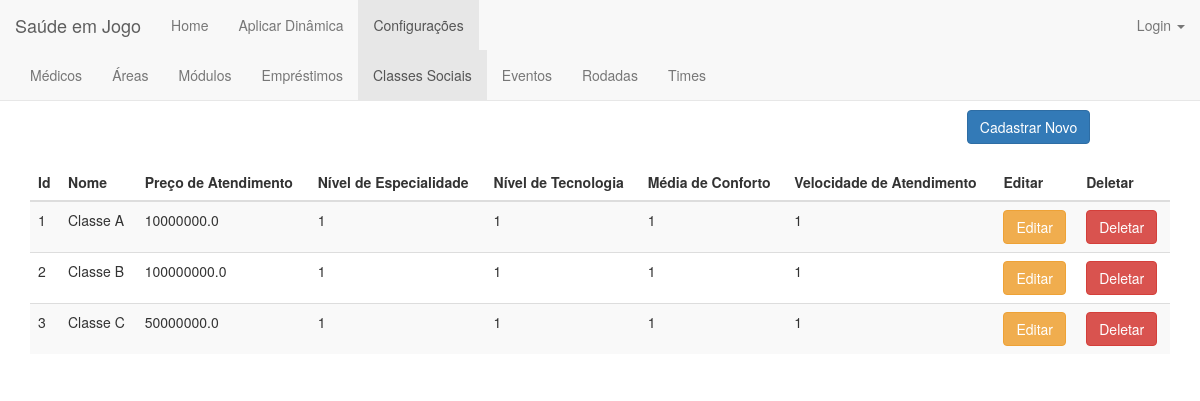
The app's page /classe_social/ with its own data.
### jogo/models.py (models this page shows)
class Classe_Social(models.Model):
    classificacao = ((1, '1'), (2, '2'), (3, '3'))
    nome = models.CharField(max_length=200)
    preco_atendimento = models.FloatField(validators=[MinValueValidator(0.0)])
    nivel_especialidade = models.FloatField(validators=[MinValueValidator(0.0), MaxValueValidator(3.0)])
    nivel_tecnologia = models.FloatField(validators=[MinValueValidator(0.0), MaxValueValidator(3.0)])
    media_conforto = models.FloatField(validators=[MinValueValidator(0.0), MaxValueValidator(3.0)])
    velocidade_atendimento = models.FloatField(validators=[MinValueValidator(0.0), MaxValueValidator(3.0)])

### jogo/views.py (the view)
# urls.py: url(r'^classe_social/$', views.classe_social_index, name='classe_social_index'),
def classe_social_index(request):
    classes = Classe_Social.objects.order_by('id')
    return render(request, 'classe_social/classe_social_index.html', {'classes':classes})

### jogo/templates/classe_social/classe_social_index.html (shortened to what this page needs)
{% extends 'jogo/base_configuracoes.html' %}
{% block classe_social %}class="active"{% endblock %}
{% block body %}
<div class="container">
    <center><h1>Classes Sociais</h1></center>
    <div align="right" style="margin-right: 7%">
        <a href="{% url 'jogo:classe_social_new' %}"><button type="submit" class="btn btn-primary">Cadastrar Novo</button></a>
    </div>
    <br>
    <table class="table table-striped">
        <thead>
        <tr>
            <th>Id</th>
            <th>Nome</th>
            <th>Preço de Atendimento</th>
            <th>Nível de Especialidade</th>
            <th>Nível de Tecnologia</th>
            <th>Média de Conforto</th>
            <th>Velocidade de Atendimento</th>
            <th>Editar</th>
            <th>Deletar</th>
        </tr>
        </thead>
        <tbody>
        {% for classe in classes %}
        <tr>
            <td>{{classe.id}}</td>
            <td>{{classe.nome}}</td>
            <td>{{classe.preco_atendimento}}</td>
            <td>{{classe.nivel_especialidade}}</td>
            <td>{{classe.nivel_tecnologia }}</td>
            <td>{{classe.media_conforto }}</td>
            <td>{{classe.velocidade_atendimento }}</td>
            <td><a href="{% url 'jogo:classe_social_edit' classe.id %}"><button type="button" class="btn btn-warning">Editar</button></a></td>
            <td><a href="{% url 'jogo:classe_social_delete' classe.id %}"><button type="button" class="btn btn-danger">Deletar</button></a></td>
        </tr>
            {% endfor %}
        </tbody>
    </table>
</div>
{% endblock body %}

### records on screen
Classe_Social: id "1", nome "Classe A", preco_atendimento "10000000.0", nivel_especialidade "1", nivel_tecnologia "1", media_conforto "1", velocidade_atendimento "1"
Classe_Social: id "2", nome "Classe B", preco_atendimento "100000000.0", nivel_especialidade "1", nivel_tecnologia "1", media_conforto "1", velocidade_atendimento "1"
Classe_Social: id "3", nome "Classe C", preco_atendimento "50000000.0", nivel_especialidade "1", nivel_tecnologia "1", media_conforto "1", velocidade_atendimento "1"
